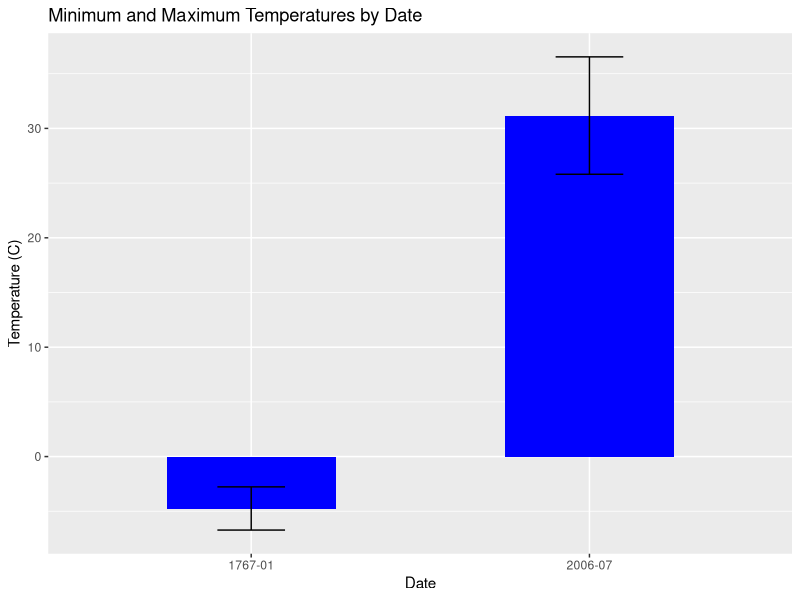
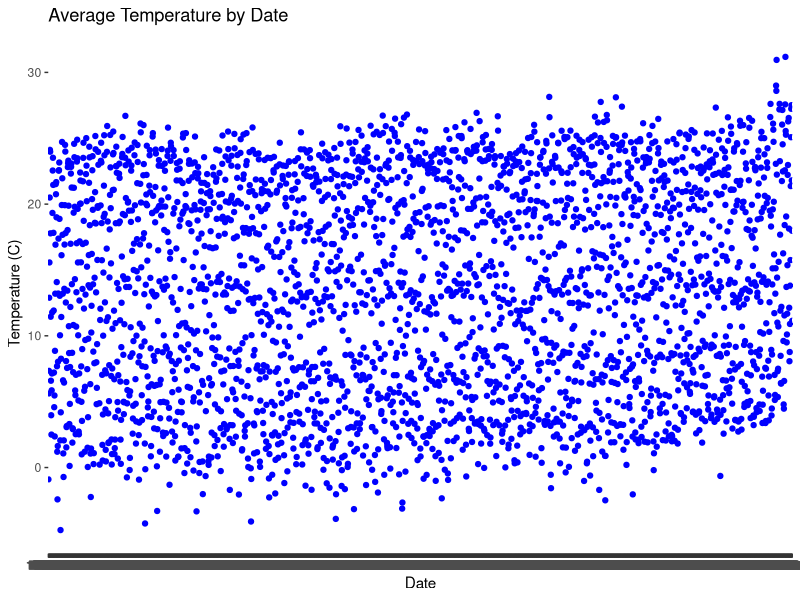

Recreate these plots in R, in order. (Note: this script raises an error after producing the figures.)
## ---- chunk 1
knitr::opts_chunk$set(echo = TRUE)
## ---- chunk 2
library(tidyverse)
data <- read_csv("milan.csv")
head(data)
## ---- chunk 3
min(data$DATE)
max(data$DATE)
## ---- chunk 4

drop_na(data)

## ---- chunk 5

library(dplyr)
library(ggplot2)

subset_min <- data %>%
  filter(TAVG == min(TAVG, na.rm = TRUE)) %>%
  select(DATE, TAVG, TMIN, TMAX)
subset_min

subset_max <- data %>%
  filter(TAVG == max(TAVG, na.rm = TRUE)) %>%
  select(DATE, TAVG, TMIN, TMAX)
subset_max

subset_min_max <- bind_rows(subset_min, subset_max)
subset_min_max

ggplot(subset_min_max, aes(x=DATE, y=TAVG)) +
  geom_bar(stat="identity", fill="blue", width=0.5) +
  geom_errorbar(aes(ymin = TMIN, ymax = TMAX), width = 0.2, position = position_dodge(width = 0.5)) +
  labs(x="Date", y="Temperature (C)") +
  ggtitle("Minimum and Maximum Temperatures by Date")

## ---- chunk 6
# Monthly averages


ggplot(data, aes(x=DATE, y=TAVG)) +
  geom_point(color='blue') +
  geom_smooth(method='lm') +
  labs(x="Date", y="Temperature (C)") +
  ggtitle("Average Temperature by Date")
## ---- chunk 7
# Assuming data is your dataframe

# Extract year from the "date" column
new_data <- data %>%
  mutate(year = lubridate::year(DATE))

# Create a summary dataframe with yearly statistics
summary_df <- new_data %>%
  group_by(year) %>%
  summarise(
    Avg_TAVG = mean(TAVG, na.rm = TRUE),
    Min_TMIN = min(TMIN, na.rm = TRUE),
    Max_TMAX = max(TMAX, na.rm = TRUE)
  )

# Print the summary dataframe
print(summary_df)
